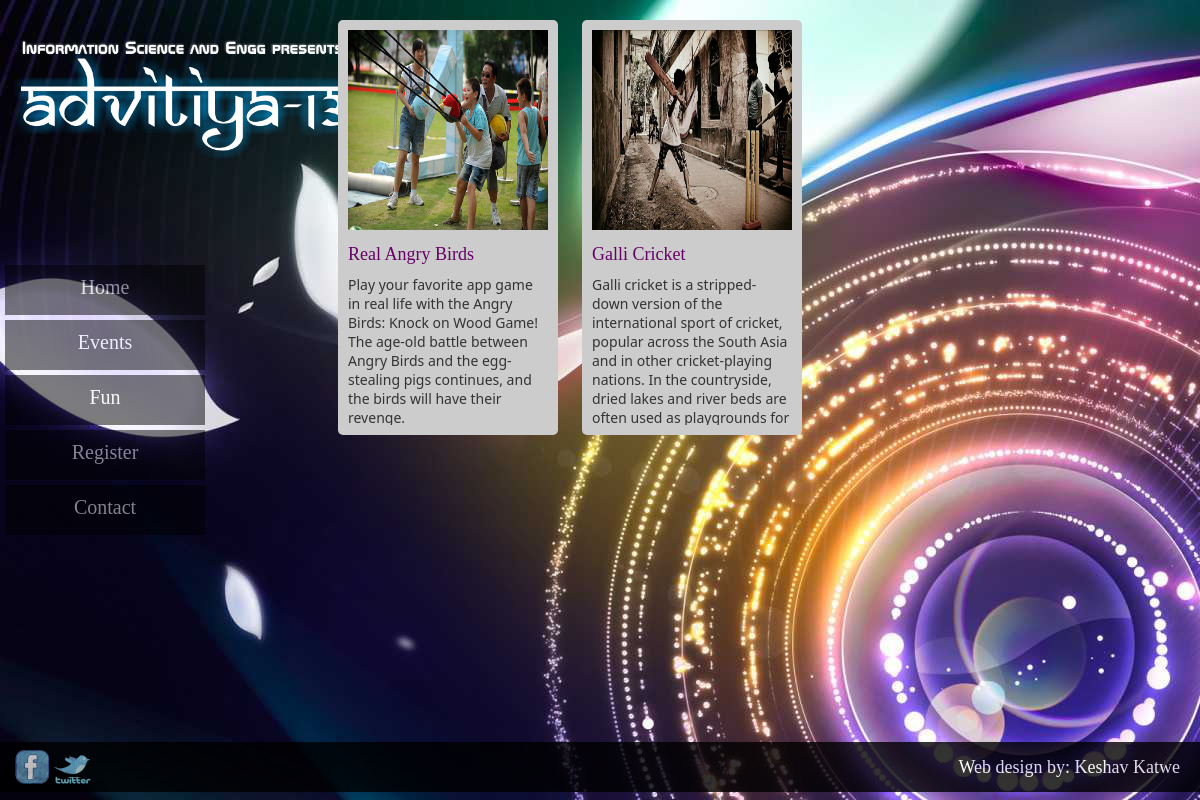
The page /fun.php on the database its author committed.
### tables this page shows
CREATE TABLE IF NOT EXISTS `events` (
  `id` int(11) NOT NULL AUTO_INCREMENT,
  `title` varchar(200) NOT NULL,
  `subtitle` mediumtext NOT NULL,
  `rules` longtext NOT NULL,
  `event` varchar(200) NOT NULL,
  `sor` mediumtext NOT NULL,
  `cor` mediumtext NOT NULL,
  PRIMARY KEY (`id`)
);

### fun.php (the view, shortened to what this page needs)
<?php include("header.php")?>
<?php include("sidenav.php")?>
<div style="position:fixed;
top:10px;
left:24%;
margin-left:40px;
margin-right:40px;
overflow:auto;
height:86%;
width:70%;">
<?php
$result = mysql_query("SELECT * FROM events where event='fun';");
while($row = mysql_fetch_array($result))
{
?>
<a class="ech" href="each.php?id=<?php echo $row['id'];?>">
<img src="evepics/<?php echo $row['id'];?>.jpg" height="200px" width="200px" alt="Event" style="margin:10px;">
<div class="echtit"><?php echo $row['title'];?></div>
<div class="echdesp"><?php echo $row['subtitle'];?></div>
</a>
<?php
}
?>
</div>
<?php include("footer.php")?>

### style.css (style rules this page uses)
body { margin:0px; padding:0px; background:url(images/original.jpg); background-repeat:no-repeat; }
a.ech { position:relative; background:#CCC; margin:10px; display:inline-block; border-radius:5px; width:220px; text-decoration:none; vertical-align:top; }
div.echtit { font-family:Segoe UI Semibold; margin-left:10px; margin-right:10px; font-size:18px; color:#606; }
div.echdesp { color:#333; margin:10px; font-family:Segoe UI; font-size:14px; height:150px; overflow:hidden; }

### rows shown on the page
events: shows a picture, title "Real Angry Birds", subtitle "Play your favorite app game in real life with the Angry Birds: Knock on Wood Game! The age-old battle between Angry Birds and the egg-stealing pigs continues, and the birds will have their revenge."
events: shows a picture, title "Galli Cricket", subtitle "Galli cricket is a stripped-down version of the international sport of cricket, popular across the South Asia and in other cricket-playing nations. In the countryside, dried lakes and river beds are often used as playgrounds for…"
